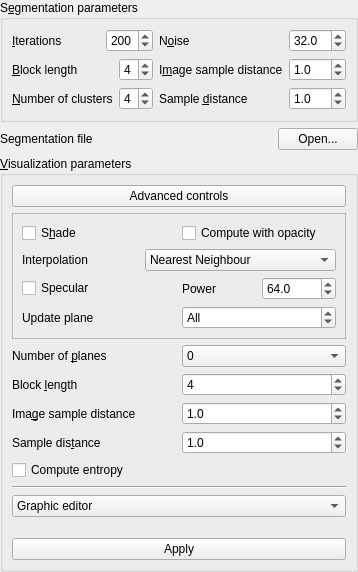
<ui version="4.0" >
 <class>OptimalViewpointInputParametersFormBase</class>
 <widget class="QWidget" name="OptimalViewpointInputParametersFormBase" >
  <property name="geometry" >
   <rect>
    <x>0</x>
    <y>0</y>
    <width>351</width>
    <height>572</height>
   </rect>
  </property>
  <layout class="QVBoxLayout" >
   <property name="margin" >
    <number>0</number>
   </property>
   <property name="spacing" >
    <number>6</number>
   </property>
   <item>
    <widget class="QGroupBox" name="m_groupBoxSegmentation" >
     <property name="title" >
      <string>S&amp;egmentation parameters</string>
     </property>
     <layout class="QGridLayout" >
      <property name="margin" >
       <number>9</number>
      </property>
      <property name="spacing" >
       <number>6</number>
      </property>
      <item row="0" column="0" >
       <layout class="QHBoxLayout" >
        <property name="margin" >
         <number>0</number>
        </property>
        <property name="spacing" >
         <number>6</number>
        </property>
        <item>
         <widget class="QLabel" name="m_labelSegmentationIterations" >
          <property name="sizePolicy" >
           <sizepolicy>
            <hsizetype>7</hsizetype>
            <vsizetype>5</vsizetype>
            <horstretch>0</horstretch>
            <verstretch>0</verstretch>
           </sizepolicy>
          </property>
          <property name="text" >
           <string>&amp;Iterations</string>
          </property>
          <property name="buddy" >
           <cstring>m_spinBoxSegmentationIterations</cstring>
          </property>
         </widget>
        </item>
        <item>
         <widget class="QSpinBox" name="m_spinBoxSegmentationIterations" >
          <property name="statusTip" >
           <string>Number of iterations of the genetic algorithm</string>
          </property>
          <property name="maximum" >
           <number>500</number>
          </property>
          <property name="minimum" >
           <number>1</number>
          </property>
          <property name="value" >
           <number>200</number>
          </property>
         </widget>
        </item>
       </layout>
      </item>
      <item row="1" column="0" >
       <layout class="QHBoxLayout" >
        <property name="margin" >
         <number>0</number>
        </property>
        <property name="spacing" >
         <number>6</number>
        </property>
        <item>
         <widget class="QLabel" name="m_labelSegmentationBlockLength" >
          <property name="sizePolicy" >
           <sizepolicy>
            <hsizetype>7</hsizetype>
            <vsizetype>5</vsizetype>
            <horstretch>0</horstretch>
            <verstretch>0</verstretch>
           </sizepolicy>
          </property>
          <property name="text" >
           <string>&amp;Block length</string>
          </property>
          <property name="buddy" >
           <cstring>m_spinBoxSegmentationBlockLength</cstring>
          </property>
         </widget>
        </item>
        <item>
         <widget class="QSpinBox" name="m_spinBoxSegmentationBlockLength" >
          <property name="statusTip" >
           <string>Block length (L) to compute excess entropy during segmentation</string>
          </property>
          <property name="maximum" >
           <number>6</number>
          </property>
          <property name="minimum" >
           <number>2</number>
          </property>
          <property name="value" >
           <number>4</number>
          </property>
         </widget>
        </item>
       </layout>
      </item>
      <item row="2" column="1" >
       <layout class="QHBoxLayout" >
        <property name="margin" >
         <number>0</number>
        </property>
        <property name="spacing" >
         <number>6</number>
        </property>
        <item>
         <widget class="QLabel" name="m_labelSegmentationSampleDistance" >
          <property name="sizePolicy" >
           <sizepolicy>
            <hsizetype>7</hsizetype>
            <vsizetype>5</vsizetype>
            <horstretch>0</horstretch>
            <verstretch>0</verstretch>
           </sizepolicy>
          </property>
          <property name="text" >
           <string>Sample &amp;distance</string>
          </property>
          <property name="buddy" >
           <cstring>m_doubleSpinBoxSegmentationSampleDistance</cstring>
          </property>
         </widget>
        </item>
        <item>
         <widget class="QDoubleSpinBox" name="m_doubleSpinBoxSegmentationSampleDistance" >
          <property name="statusTip" >
           <string>Distance between samples on one ray during segmentation</string>
          </property>
          <property name="decimals" >
           <number>1</number>
          </property>
          <property name="maximum" >
           <double>512.000000000000000</double>
          </property>
          <property name="minimum" >
           <double>0.100000000000000</double>
          </property>
          <property name="singleStep" >
           <double>0.100000000000000</double>
          </property>
          <property name="value" >
           <double>1.000000000000000</double>
          </property>
         </widget>
        </item>
       </layout>
      </item>
      <item row="0" column="1" >
       <layout class="QHBoxLayout" >
        <property name="margin" >
         <number>0</number>
        </property>
        <property name="spacing" >
         <number>6</number>
        </property>
        <item>
         <widget class="QLabel" name="m_labelSegmentationNoise" >
          <property name="sizePolicy" >
           <sizepolicy>
            <hsizetype>7</hsizetype>
            <vsizetype>5</vsizetype>
            <horstretch>0</horstretch>
            <verstretch>0</verstretch>
           </sizepolicy>
          </property>
          <property name="text" >
           <string>N&amp;oise</string>
          </property>
          <property name="buddy" >
           <cstring>m_doubleSpinBoxSegmentationNoise</cstring>
          </property>
         </widget>
        </item>
        <item>
         <widget class="QDoubleSpinBox" name="m_doubleSpinBoxSegmentationNoise" >
          <property name="statusTip" >
           <string>Maximum variation in one step of the genetic algorithm</string>
          </property>
          <property name="decimals" >
           <number>1</number>
          </property>
          <property name="maximum" >
           <double>128.000000000000000</double>
          </property>
          <property name="minimum" >
           <double>1.000000000000000</double>
          </property>
          <property name="value" >
           <double>32.000000000000000</double>
          </property>
         </widget>
        </item>
       </layout>
      </item>
      <item row="1" column="1" >
       <layout class="QHBoxLayout" >
        <property name="margin" >
         <number>0</number>
        </property>
        <property name="spacing" >
         <number>6</number>
        </property>
        <item>
         <widget class="QLabel" name="m_labelSegmentationImageSampleDistance" >
          <property name="sizePolicy" >
           <sizepolicy>
            <hsizetype>7</hsizetype>
            <vsizetype>5</vsizetype>
            <horstretch>0</horstretch>
            <verstretch>0</verstretch>
           </sizepolicy>
          </property>
          <property name="text" >
           <string>I&amp;mage sample distance</string>
          </property>
          <property name="buddy" >
           <cstring>m_doubleSpinBoxSegmentationImageSampleDistance</cstring>
          </property>
         </widget>
        </item>
        <item>
         <widget class="QDoubleSpinBox" name="m_doubleSpinBoxSegmentationImageSampleDistance" >
          <property name="statusTip" >
           <string>Horizontal and vertical distance between rays during segmentation</string>
          </property>
          <property name="decimals" >
           <number>1</number>
          </property>
          <property name="maximum" >
           <double>512.000000000000000</double>
          </property>
          <property name="minimum" >
           <double>0.100000000000000</double>
          </property>
          <property name="singleStep" >
           <double>0.100000000000000</double>
          </property>
          <property name="value" >
           <double>1.000000000000000</double>
          </property>
         </widget>
        </item>
       </layout>
      </item>
      <item row="2" column="0" >
       <layout class="QHBoxLayout" >
        <property name="margin" >
         <number>0</number>
        </property>
        <property name="spacing" >
         <number>6</number>
        </property>
        <item>
         <widget class="QLabel" name="m_labelSegmentationNumberOfClusters" >
          <property name="sizePolicy" >
           <sizepolicy>
            <hsizetype>7</hsizetype>
            <vsizetype>5</vsizetype>
            <horstretch>0</horstretch>
            <verstretch>0</verstretch>
           </sizepolicy>
          </property>
          <property name="text" >
           <string>&amp;Number of clusters</string>
          </property>
          <property name="buddy" >
           <cstring>m_spinBoxSegmentationNumberOfClusters</cstring>
          </property>
         </widget>
        </item>
        <item>
         <widget class="QSpinBox" name="m_spinBoxSegmentationNumberOfClusters" >
          <property name="statusTip" >
           <string>Number of clusters (N) of the volume, including empty space</string>
          </property>
          <property name="maximum" >
           <number>6</number>
          </property>
          <property name="minimum" >
           <number>2</number>
          </property>
          <property name="value" >
           <number>4</number>
          </property>
         </widget>
        </item>
       </layout>
      </item>
     </layout>
    </widget>
   </item>
   <item>
    <layout class="QHBoxLayout" >
     <property name="margin" >
      <number>0</number>
     </property>
     <property name="spacing" >
      <number>6</number>
     </property>
     <item>
      <widget class="QLabel" name="m_segmentationFileLabel" >
       <property name="sizePolicy" >
        <sizepolicy>
         <hsizetype>5</hsizetype>
         <vsizetype>5</vsizetype>
         <horstretch>1</horstretch>
         <verstretch>0</verstretch>
        </sizepolicy>
       </property>
       <property name="text" >
        <string>Segmentation file</string>
       </property>
      </widget>
     </item>
     <item>
      <widget class="QPushButton" name="m_openSegmentationFilePushButton" >
       <property name="text" >
        <string>Open...</string>
       </property>
      </widget>
     </item>
    </layout>
   </item>
   <item>
    <widget class="QGroupBox" name="m_groupBoxVisualization" >
     <property name="sizePolicy" >
      <sizepolicy>
       <hsizetype>5</hsizetype>
       <vsizetype>3</vsizetype>
       <horstretch>0</horstretch>
       <verstretch>0</verstretch>
      </sizepolicy>
     </property>
     <property name="title" >
      <string>&amp;Visualization parameters</string>
     </property>
     <layout class="QVBoxLayout" >
      <property name="margin" >
       <number>9</number>
      </property>
      <property name="spacing" >
       <number>6</number>
      </property>
      <item>
       <widget class="QPushButton" name="m_advancedControlsPushButton" >
        <property name="text" >
         <string>Advanced controls</string>
        </property>
        <property name="checkable" >
         <bool>true</bool>
        </property>
       </widget>
      </item>
      <item>
       <widget class="QFrame" name="m_advancedControlsFrame" >
        <property name="frameShape" >
         <enum>QFrame::StyledPanel</enum>
        </property>
        <property name="frameShadow" >
         <enum>QFrame::Raised</enum>
        </property>
        <layout class="QVBoxLayout" >
         <property name="margin" >
          <number>9</number>
         </property>
         <property name="spacing" >
          <number>6</number>
         </property>
         <item>
          <layout class="QHBoxLayout" >
           <property name="margin" >
            <number>0</number>
           </property>
           <property name="spacing" >
            <number>6</number>
           </property>
           <item>
            <widget class="QCheckBox" name="m_checkBoxShade" >
             <property name="statusTip" >
              <string>If checked, shading will be applied when rendering the volume</string>
             </property>
             <property name="text" >
              <string>S&amp;hade</string>
             </property>
            </widget>
           </item>
           <item>
            <widget class="QCheckBox" name="m_computeWithOpacityCheckBox" >
             <property name="text" >
              <string>Compute with opacity</string>
             </property>
            </widget>
           </item>
          </layout>
         </item>
         <item>
          <layout class="QHBoxLayout" >
           <property name="margin" >
            <number>0</number>
           </property>
           <property name="spacing" >
            <number>6</number>
           </property>
           <item>
            <widget class="QLabel" name="m_interpolationLabel" >
             <property name="text" >
              <string>Interpolation</string>
             </property>
            </widget>
           </item>
           <item>
            <widget class="QComboBox" name="m_interpolationComboBox" >
             <property name="currentIndex" >
              <number>0</number>
             </property>
             <item>
              <property name="text" >
               <string>Nearest Neighbour</string>
              </property>
             </item>
             <item>
              <property name="text" >
               <string>Linear (Interpolate &amp; Classify)</string>
              </property>
             </item>
             <item>
              <property name="text" >
               <string>Linear (Classify &amp; Interpolate)</string>
              </property>
             </item>
            </widget>
           </item>
          </layout>
         </item>
         <item>
          <layout class="QHBoxLayout" >
           <property name="margin" >
            <number>0</number>
           </property>
           <property name="spacing" >
            <number>6</number>
           </property>
           <item>
            <widget class="QCheckBox" name="m_specularCheckBox" >
             <property name="text" >
              <string>Specular</string>
             </property>
            </widget>
           </item>
           <item>
            <layout class="QHBoxLayout" >
             <property name="margin" >
              <number>0</number>
             </property>
             <property name="spacing" >
              <number>6</number>
             </property>
             <item>
              <widget class="QLabel" name="m_specularPowerLabel" >
               <property name="text" >
                <string>Power</string>
               </property>
              </widget>
             </item>
             <item>
              <widget class="QDoubleSpinBox" name="m_specularPowerDoubleSpinBox" >
               <property name="decimals" >
                <number>1</number>
               </property>
               <property name="maximum" >
                <double>128.000000000000000</double>
               </property>
               <property name="value" >
                <double>64.000000000000000</double>
               </property>
              </widget>
             </item>
            </layout>
           </item>
          </layout>
         </item>
         <item>
          <layout class="QHBoxLayout" >
           <property name="margin" >
            <number>0</number>
           </property>
           <property name="spacing" >
            <number>6</number>
           </property>
           <item>
            <widget class="QLabel" name="m_updatePlaneLabel" >
             <property name="text" >
              <string>Update plane</string>
             </property>
            </widget>
           </item>
           <item>
            <widget class="QSpinBox" name="m_updatePlaneSpinBox" >
             <property name="wrapping" >
              <bool>true</bool>
             </property>
             <property name="specialValueText" >
              <string>All</string>
             </property>
             <property name="maximum" >
              <number>0</number>
             </property>
             <property name="minimum" >
              <number>-1</number>
             </property>
             <property name="value" >
              <number>-1</number>
             </property>
            </widget>
           </item>
          </layout>
         </item>
        </layout>
       </widget>
      </item>
      <item>
       <layout class="QHBoxLayout" >
        <property name="margin" >
         <number>0</number>
        </property>
        <property name="spacing" >
         <number>6</number>
        </property>
        <item>
         <widget class="QLabel" name="m_labelNumberOfPlanes" >
          <property name="text" >
           <string>Number of &amp;planes</string>
          </property>
          <property name="buddy" >
           <cstring>m_comboNumberOfPlanes</cstring>
          </property>
         </widget>
        </item>
        <item>
         <widget class="QComboBox" name="m_comboNumberOfPlanes" >
          <property name="statusTip" >
           <string>Number of planes to use</string>
          </property>
          <item>
           <property name="text" >
            <string>0</string>
           </property>
          </item>
          <item>
           <property name="text" >
            <string>4</string>
           </property>
          </item>
          <item>
           <property name="text" >
            <string>6</string>
           </property>
          </item>
          <item>
           <property name="text" >
            <string>8</string>
           </property>
          </item>
          <item>
           <property name="text" >
            <string>12</string>
           </property>
          </item>
          <item>
           <property name="text" >
            <string>20</string>
           </property>
          </item>
          <item>
           <property name="text" >
            <string>42</string>
           </property>
          </item>
         </widget>
        </item>
       </layout>
      </item>
      <item>
       <layout class="QHBoxLayout" >
        <property name="margin" >
         <number>0</number>
        </property>
        <property name="spacing" >
         <number>6</number>
        </property>
        <item>
         <widget class="QLabel" name="m_labeVisualizationBlockLength" >
          <property name="text" >
           <string>Block &amp;length</string>
          </property>
          <property name="buddy" >
           <cstring>m_spinBoxVisualizationBlockLength</cstring>
          </property>
         </widget>
        </item>
        <item>
         <widget class="QSpinBox" name="m_spinBoxVisualizationBlockLength" >
          <property name="statusTip" >
           <string>Block length (L) to compute excess entropy</string>
          </property>
          <property name="maximum" >
           <number>6</number>
          </property>
          <property name="minimum" >
           <number>2</number>
          </property>
          <property name="value" >
           <number>4</number>
          </property>
         </widget>
        </item>
       </layout>
      </item>
      <item>
       <layout class="QHBoxLayout" >
        <property name="margin" >
         <number>0</number>
        </property>
        <property name="spacing" >
         <number>6</number>
        </property>
        <item>
         <widget class="QLabel" name="m_labelVisualizationImageSampleDistance" >
          <property name="text" >
           <string>Ima&amp;ge sample distance</string>
          </property>
          <property name="buddy" >
           <cstring>m_doubleSpinBoxVisualizationImageSampleDistance</cstring>
          </property>
         </widget>
        </item>
        <item>
         <widget class="QDoubleSpinBox" name="m_doubleSpinBoxVisualizationImageSampleDistance" >
          <property name="statusTip" >
           <string>Horizontal and vertical distance between rays</string>
          </property>
          <property name="decimals" >
           <number>1</number>
          </property>
          <property name="maximum" >
           <double>512.000000000000000</double>
          </property>
          <property name="minimum" >
           <double>0.100000000000000</double>
          </property>
          <property name="singleStep" >
           <double>0.100000000000000</double>
          </property>
          <property name="value" >
           <double>1.000000000000000</double>
          </property>
         </widget>
        </item>
       </layout>
      </item>
      <item>
       <layout class="QHBoxLayout" >
        <property name="margin" >
         <number>0</number>
        </property>
        <property name="spacing" >
         <number>6</number>
        </property>
        <item>
         <widget class="QLabel" name="m_labelVisualizationSampleDistance" >
          <property name="text" >
           <string>Sample dis&amp;tance</string>
          </property>
          <property name="buddy" >
           <cstring>m_doubleSpinBoxVisualizationSampleDistance</cstring>
          </property>
         </widget>
        </item>
        <item>
         <widget class="QDoubleSpinBox" name="m_doubleSpinBoxVisualizationSampleDistance" >
          <property name="statusTip" >
           <string>Distance between samples on one ray</string>
          </property>
          <property name="decimals" >
           <number>1</number>
          </property>
          <property name="maximum" >
           <double>512.000000000000000</double>
          </property>
          <property name="minimum" >
           <double>0.100000000000000</double>
          </property>
          <property name="singleStep" >
           <double>0.100000000000000</double>
          </property>
          <property name="value" >
           <double>1.000000000000000</double>
          </property>
         </widget>
        </item>
       </layout>
      </item>
      <item>
       <widget class="QCheckBox" name="m_computeCheckBox" >
        <property name="text" >
         <string>Compute entropy</string>
        </property>
       </widget>
      </item>
      <item>
       <widget class="Line" name="line" >
        <property name="orientation" >
         <enum>Qt::Horizontal</enum>
        </property>
       </widget>
      </item>
      <item>
       <widget class="QComboBox" name="m_selectEditorComboBox" >
        <item>
         <property name="text" >
          <string>Graphic editor</string>
         </property>
        </item>
        <item>
         <property name="text" >
          <string>Editor by values</string>
         </property>
        </item>
       </widget>
      </item>
      <item>
       <widget class="QStackedWidget" name="m_editorsStackedWidget" >
        <property name="currentIndex" >
         <number>0</number>
        </property>
        <widget class="QWidget" name="page0" >
         <layout class="QVBoxLayout" >
          <property name="margin" >
           <number>0</number>
          </property>
          <property name="spacing" >
           <number>6</number>
          </property>
          <item>
           <widget class="GradientEditor2" native="1" name="m_gradientEditor" >
            <property name="statusTip" >
             <string>Define the transfer function for the volume: left click on free space to add a new point; drag a point to move it; right click on a point to delete it</string>
            </property>
           </widget>
          </item>
         </layout>
        </widget>
        <widget class="QWidget" name="page1" >
         <layout class="QVBoxLayout" >
          <property name="margin" >
           <number>0</number>
          </property>
          <property name="spacing" >
           <number>6</number>
          </property>
          <item>
           <widget class="udg::QTransferFunctionEditorByValues" native="1" name="m_editorByValues" />
          </item>
         </layout>
        </widget>
       </widget>
      </item>
      <item>
       <widget class="QPushButton" name="m_applyPushButton" >
        <property name="text" >
         <string>Apply</string>
        </property>
       </widget>
      </item>
     </layout>
    </widget>
   </item>
  </layout>
 </widget>
 <customwidgets>
  <customwidget>
   <class>GradientEditor2</class>
   <extends>QWidget</extends>
   <header>gradienteditor2.h</header>
  </customwidget>
  <customwidget>
   <class>udg::QTransferFunctionEditorByValues</class>
   <extends>QWidget</extends>
   <header>qtransferfunctioneditorbyvalues.h</header>
  </customwidget>
 </customwidgets>
 <resources/>
 <connections>
  <connection>
   <sender>m_selectEditorComboBox</sender>
   <signal>activated(int)</signal>
   <receiver>m_editorsStackedWidget</receiver>
   <slot>setCurrentIndex(int)</slot>
   <hints>
    <hint type="sourcelabel" >
     <x>227</x>
     <y>514</y>
    </hint>
    <hint type="destinationlabel" >
     <x>229</x>
     <y>536</y>
    </hint>
   </hints>
  </connection>
  <connection>
   <sender>m_advancedControlsPushButton</sender>
   <signal>toggled(bool)</signal>
   <receiver>m_advancedControlsFrame</receiver>
   <slot>setVisible(bool)</slot>
   <hints>
    <hint type="sourcelabel" >
     <x>185</x>
     <y>198</y>
    </hint>
    <hint type="destinationlabel" >
     <x>192</x>
     <y>229</y>
    </hint>
   </hints>
  </connection>
 </connections>
</ui>
